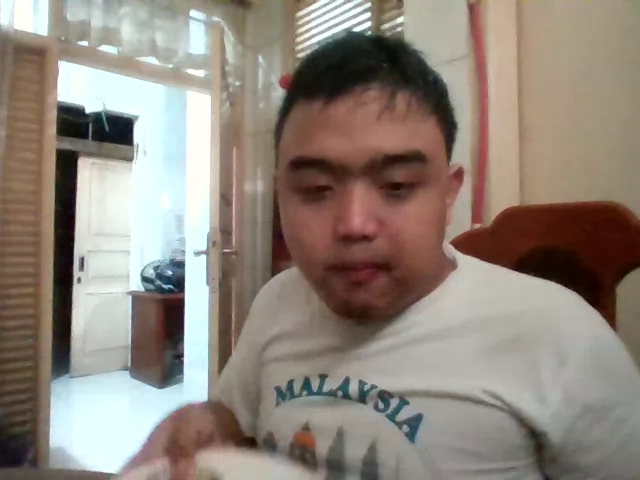
#> input picture frame 3 of JavaScript Web/RecordedVideo.webm, 640 x 480 px, given in place of output.mp4, which was not available
$ python adaptiveThreshhold.py
#> lines starting #> are read from the running program, lines starting #| are printed output that depends on the picture; after the words box and inside, x2 and y2 are one past the last pixel; in counts of white or black regions, pixels touching at a corner belong together; pictures that were not available may be replaced by others from this repository, and a replacement may not be noted
# importing the necessary libraries
import cv2
import numpy as np

# Creating a VideoCapture object to read the video
cap = cv2.VideoCapture('E:/SMLM Reborn/Ngodingskuy Reborn/Sistem Multimedia/Video Processing and Representation/Python/output.mp4')


# Loop until the end of the video
while (cap.isOpened()):

    # Capture frame-by-frame
    ret, frame = cap.read()
#> frame is the input picture: shape (480, 640, 3); mean B, G, R 124, 133.7, 144.1
    frame = cv2.resize(frame, (540, 380), fx = 0, fy = 0,
                         interpolation = cv2.INTER_CUBIC)
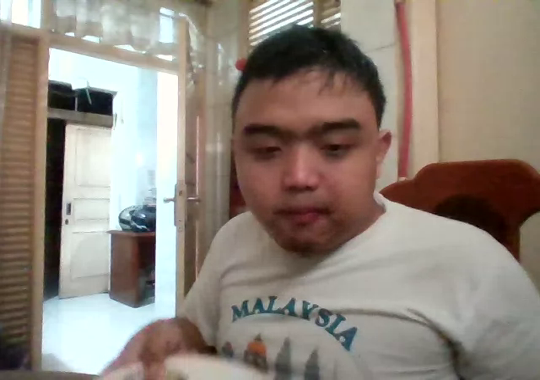
#> frame: shape (380, 540, 3); mean B, G, R 124, 133.7, 144.1

    # Display the resulting frame
    cv2.imshow('Frame', frame)

    # conversion of BGR to grayscale is necessary to apply this operation
    gray = cv2.cvtColor(frame, cv2.COLOR_BGR2GRAY)
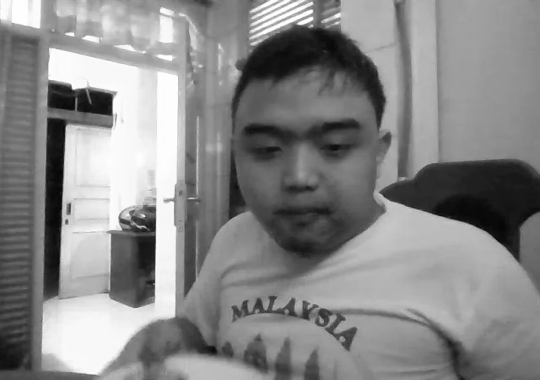
#> gray: shape (380, 540); min 4, max 255, mean 135.7

    # adaptive thresholding to use different threshold
    # values on different regions of the frame.
    Thresh = cv2.adaptiveThreshold(gray, 255, cv2.ADAPTIVE_THRESH_MEAN_C,
                                           cv2.THRESH_BINARY_INV, 11, 2)
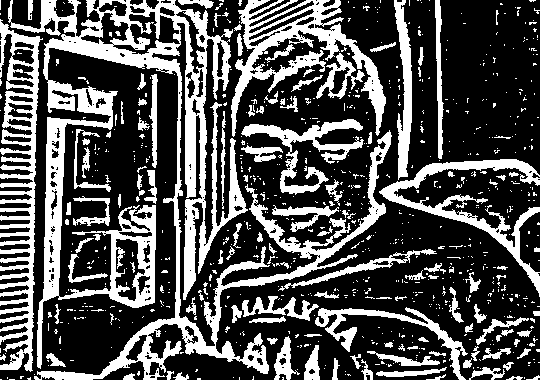
#> Thresh: shape (380, 540); 31.5% white; 795 white regions (673 under 20 px), largest, box (x1, y1, x2, y2) and area: (8, 0, 392, 380) 27587, (0, 19, 43, 372) 6362, (231, 0, 386, 137) 5500

    cv2.imshow('Thresh', Thresh)
    # define q as the exit button
    if cv2.waitKey(25) & 0xFF == ord('q'):
#> (key q is pressed here)
        break

# release the video capture object
cap.release()
# Closes all the windows currently opened.
cv2.destroyAllWindows()

$ run again, starting later in the video
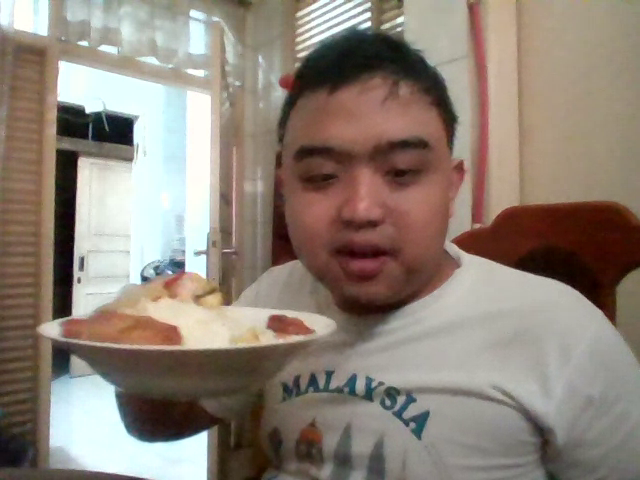
#> input picture frame 16 of JavaScript Web/RecordedVideo.webm, 640 x 480 px, given in place of output.mp4, which was not available
#> frame is the input picture: shape (480, 640, 3); mean B, G, R 119.4, 130.3, 142.2
#> frame: shape (380, 540, 3)
#> `gray = cv2.cvtColor(frame, cv2.COLOR_BGR2GRAY)`:
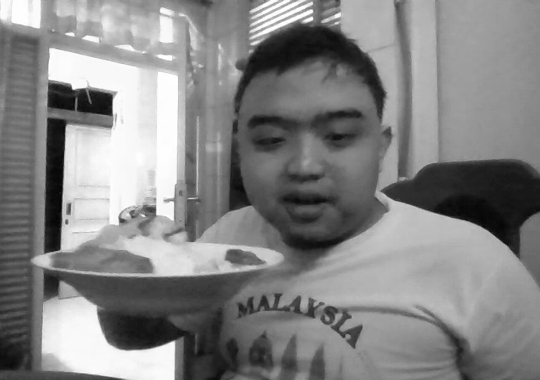
#> gray: shape (380, 540); min 4, max 255, mean 132.6
#> `Thresh = cv2.adaptiveThreshold(gray, 255, cv2.ADAPTIVE_THRESH_MEAN_C, ..`:
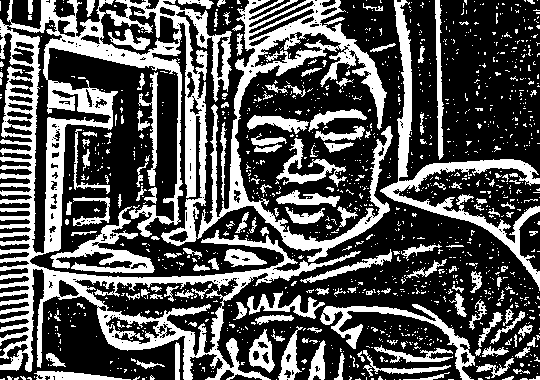
#> Thresh: shape (380, 540); 33.6% white; 1235 white regions (1081 under 20 px), largest, box (x1, y1, x2, y2) and area: (0, 0, 393, 380) 37561, (380, 0, 540, 291) 5209, (50, 206, 155, 273) 1946

$ run again, starting later in the video
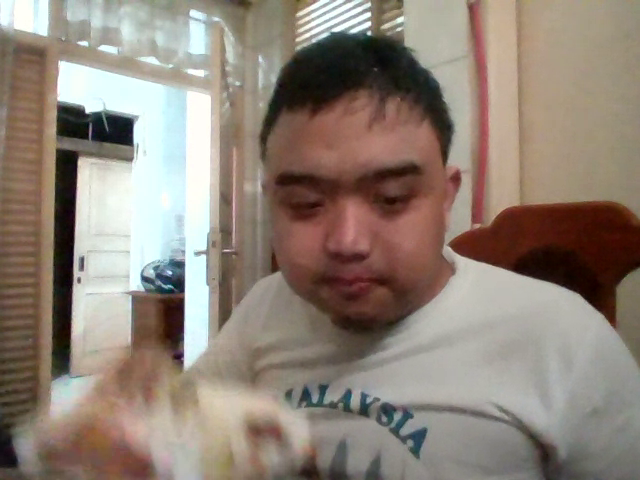
#> input picture frame 29 of JavaScript Web/RecordedVideo.webm, 640 x 480 px, given in place of output.mp4, which was not available
#> frame is the input picture: shape (480, 640, 3); mean B, G, R 119.5, 130.6, 143.4
#> frame: shape (380, 540, 3)
#> `gray = cv2.cvtColor(frame, cv2.COLOR_BGR2GRAY)`:
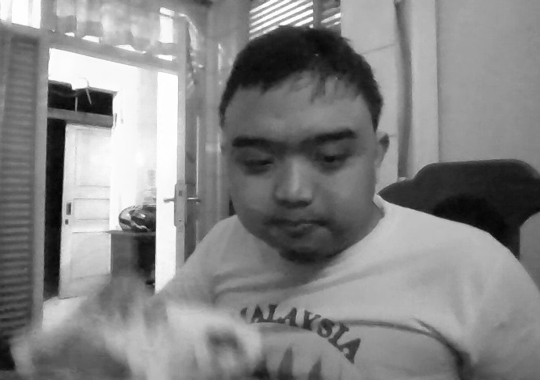
#> gray: shape (380, 540); min 2, max 255, mean 133.1
#> `Thresh = cv2.adaptiveThreshold(gray, 255, cv2.ADAPTIVE_THRESH_MEAN_C, ..`:
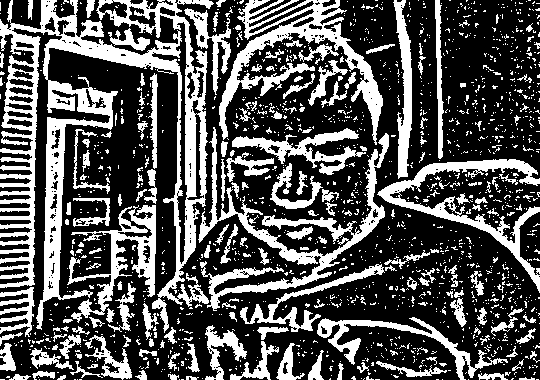
#> Thresh: shape (380, 540); 32.7% white; 1570 white regions (1381 under 20 px), largest, box (x1, y1, x2, y2) and area: (0, 0, 214, 333) 19170, (219, 0, 383, 145) 5404, (198, 127, 389, 311) 5348
